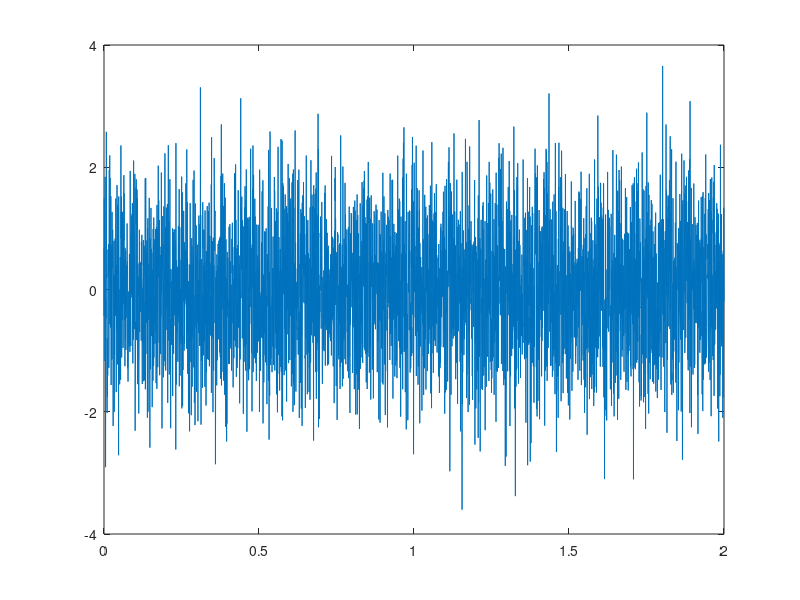
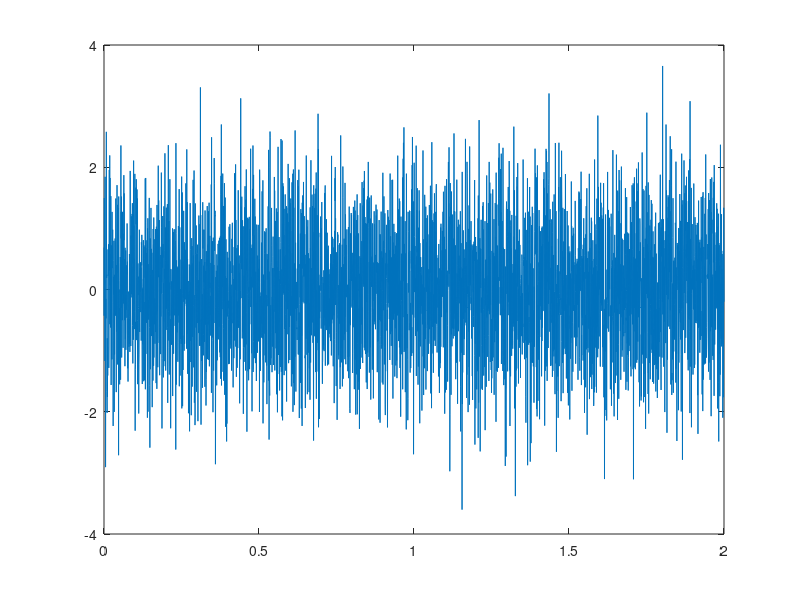

Source code (MATLAB) for these figures, in order: (Note: this script raises an error after producing the figures.)

%% define sampling frequency, time vector and signal vector
f= 1000;      % 1k Hz signal frequency
fs = f*2;   % sampling frequency - engineer nyquest of signal frequency
dt = 1/fs;    % time between consecutive samples
t = 0:dt:2;   % time vector


n_vec = randn(size(t));  % gaussian white noise
%n_vec=rand(size(t))-0.5; % non-gaussian white noise
lowAmp =1 ;
highAmp =100;
yt_low  =@(t) n_vec + lowAmp*sin(2*pi*t*f);      % lowAmp sig with noise
yt_high=@(t)  n_vec + highAmp*sin(2*pi*t*f);      % HighAmp sig with noise
%plotting signal
figure(1)
plot(t,yt_high(t));
figure(2);
plot(t,yt_low(t));

%getting pdf
mu = 0;
sigma = 1;
y_pdf = pdf('Normal',yt(t),1,1);
figure(3)
plot(t,y_pdf);






%% Lowpass filtering:
% y = conv(y,ones(30,1),'same');  % undo remark for a convolution with a rect (sinc filtering)

%% bandpass filtering:
f0=2000;
BW=400;
% y=bandpass_filter(y,dt,f0,BW);

%% compute spectrum, autocorrelation 
ac = xcorr(y,y,'unbiased');
ac_time_vec = (1:length(ac))*dt;
ac_time_vec = ac_time_vec-mean(ac_time_vec);
[S,fvec] = pspectrum(y,fs);

y = y-mean(y);  %clean or not to clean ?

%% plots
figure
subplot(4,1,1);
plot(t,y);
title('raw signal');
xlabel('time (s)')
ylabel('amp (e.g. Volts)')

% histogram analysis
subplot(4,1,2);
hist(y,100);
title('amplitude histogram');
xlabel('amplitude');
ylabel('probability density');

disp('press any key to continue');
pause 

% spectral analysis
subplot(4,1,3);
loglog(fvec,S(:,1));
xlabel('frequency (Hz)');
title('Power spectral density')
ylim([1e-4 2]*max(S(19:end)));
xlim([100 fs/2]) 
grid on
ylabel('V^2/Hz');

set(gcf,'position',[1 84 1024 707])


disp('press any key to continue');
pause 


subplot(4,1,4);
plot(ac_time_vec/1e-3,ac/max(ac),'.-')
title('normalized autocorrelation');
xlabel('time (msec)')
xlim([-400 400]*dt/1e-3);
ylim([-1 1]);
grid on